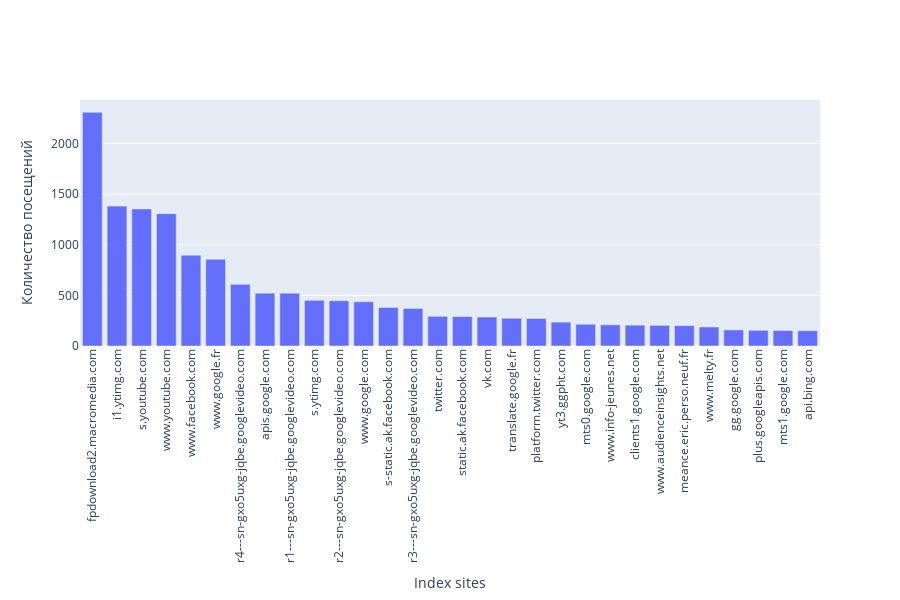

Notebook code cell kept with this figure:
### Code cell
data_viz =  go.Bar(
    x = [list(sort_dict.keys())[x-1] for x in list(freq_sites_alice.keys())[:30]],
    y = list(freq_sites_alice.values())[:30]
)

fig = go.Figure(data = data_viz)
fig.update_layout(width=900, height=600)
fig.update_xaxes(tickangle=-90)
fig.update_layout(xaxis_title='Index sites', yaxis_title=u'Количество посещений')
iplot(fig)

### Figure 1 — Plotly figure (JSON) as saved in the notebook; plotly's stock layout.template omitted (floating-point values rounded to 4 significant figures)
{"data": [{"type": "bar", "x": ["fpdownload2.macromedia.com", "i1.ytimg.com", "s.youtube.com", "www.youtube.com", "www.facebook.com", "www.google.fr", "r4---sn-gxo5uxg-jqbe.googlevideo.com", "apis.google.com", "r1---sn-gxo5uxg-jqbe.googlevideo.com", "s.ytimg.com", "r2---sn-gxo5uxg-jqbe.googlevideo.com", "www.google.com", "s-static.ak.facebook.com", "r3---sn-gxo5uxg-jqbe.googlevideo.com", "twitter.com", "static.ak.facebook.com", "vk.com", "translate.google.fr", "platform.twitter.com", "yt3.ggpht.com", "mts0.google.com", "www.info-jeunes.net", "clients1.google.com", "www.audienceinsights.net", "meance.eric.perso.neuf.fr", "www.melty.fr", "gg.google.com", "plus.googleapis.com", "mts1.google.com", "api.bing.com"], "y": [2309, 1382, 1354, 1307, 897, 857, 609, 522, 522, 451, 447, 437, 381, 371, 293, 291, 286, 274, 272, 236, 215, 209, 206, 204, 201, 188, 159, 155, 153, 151]}], "layout": {"height": 600, "width": 900, "xaxis": {"tickangle": -90, "title": {"text": "Index sites"}}, "yaxis": {"title": {"text": "Количество посещений"}}}}
